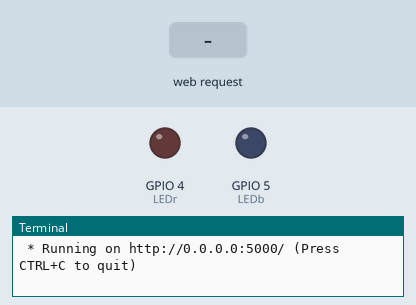
The program below on a simulated Raspberry Pi (BCM pin numbers). Shown: output pins drawn as LEDs (lit = HIGH), the last lines printed to the terminal. Inputs (shaded band) come from the test bench. The clock reads 2024-03-15 10:24:30 at power-on unless the program sets it.

Above: at 1.2 s.
1.3 s: HTTP request for /led/red/on received
At 2.5 s:
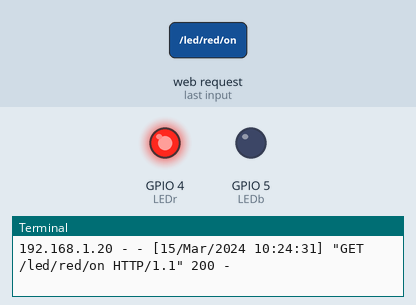
2.8 s: HTTP request for /led/blue/on received
At 3.8 s:
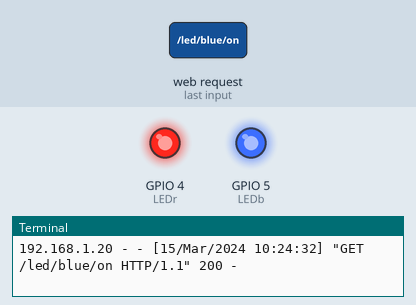
4.3 s: HTTP request for /led/red/off received
At 5.0 s:
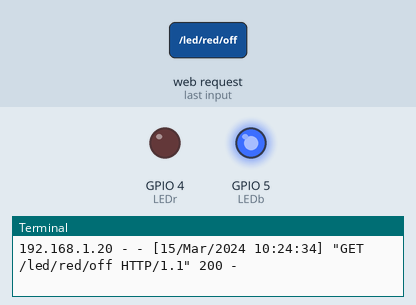
Timing chart, 0 to 7.3 s (numbered marks = the images above; inputs shaded):
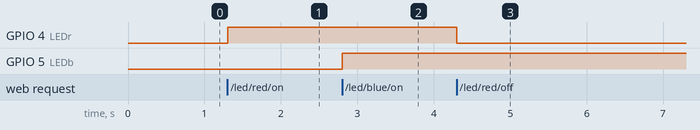

Measured:
- after the input at 1.3 s, GPIO 4 (LEDr): LOW → HIGH at once
- after the input at 2.8 s, GPIO 5 (LEDb): LOW → HIGH at once
- after the input at 4.3 s, GPIO 4 (LEDr): HIGH → LOW at once

The program:

flask_led_task2.py
```python
from flask import Flask, render_template
import RPi.GPIO as GPIO

LEDr = 4
LEDb = 5

# Flask() 객체 생성
# __name__은 파일명
app = Flask(__name__)

GPIO.setmode(GPIO.BCM)
GPIO.setup(LEDr, GPIO.OUT)
GPIO.setup(LEDb, GPIO.OUT)

# 라우팅(클라이언트로부터 요청받은 URL과 특정한 뷰를 매칭시키는 것)을 위한 뷰 함수, 라우팅에는 동적 라우팅과 정적 라우팅이 있음.
@app.route("/") # @app.route(호출할 URL) /는 정적 라우팅
def led():    # <p>태그 : p = paragraph = 문단 (화면에 출력), <a>태그 : anker : 다른 URL로 이동 가능, 여는 태그랑 닫는 태그(</태그>) 한 쌍
    return render_template("led2.html")

@app.route("/led/<color>/<op>") # 동적 라우팅, led까지는 같고 op자리에는 다른 값이 들어올 수 있음
def led_op(color, op):   # 라우팅의 op는 함수 안의 op와 연결 안 되어있음.
    if color == "red":
        if op == "on":
            GPIO.output(LEDr, 1) # 1 또는 GPIO.HIGH
            return "RED LED ON"

        elif op == "off":
            GPIO.output(LEDr, 0) # 0 또는 GPIO.LOW
            return "RED LED OFF"

    if color == "blue":
        if op == "on":
            GPIO.output(LEDb, 1) # 1 또는 GPIO.HIGH
            return "BLUE LED ON"

        elif op == "off":
            GPIO.output(LEDb, 0) # 0 또는 GPIO.LOW
            return "BLUE LED OFF"

    else:
        return "Error"

if __name__ == "__main__":  # 터미널에서 직접 실행시킨 경우, 맨 밑에 있어야 함
    try:
        app.run(host="0.0.0.0")
    finally:
        GPIO.cleanup()
```
